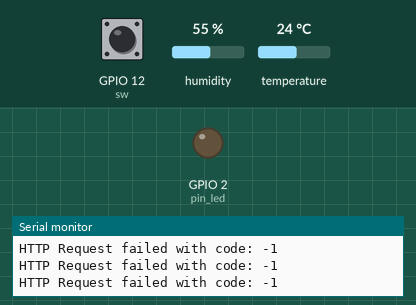
This sketch was run on a simulated ESP8266 (NodeMCU). Parts: output pins drawn as LEDs (lit = HIGH), the last lines printed to the serial monitor. Dashed ring = blinking. The inputs (shaded band) are chosen by the test bench; at power-on: GPIO 12 (sw) HIGH, humidity 55 %, temperature 24 °C. WiFi joins after 1.5 s; servers stay silent unless stated.

Above: at 2.7 s.
2.8 s: GPIO 12 (sw) pulled LOW for 3.2 s
At 3.6 s:
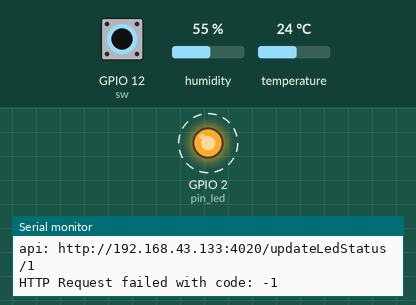
7.5 s: GPIO 12 (sw) pulled LOW for 0.25 s
At 8.1 s:
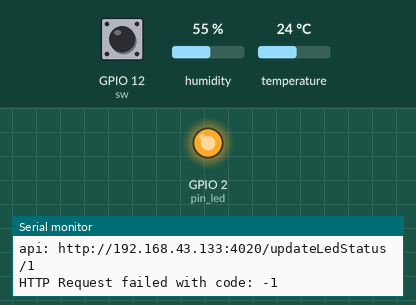
11.5 s: GPIO 12 (sw) pulled LOW for 1 s
At 13.0 s:
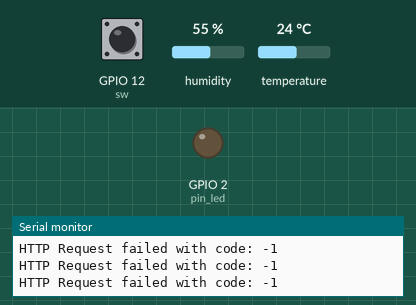
Timing chart, 0 to 14.5 s (numbered marks = the images above; inputs shaded):
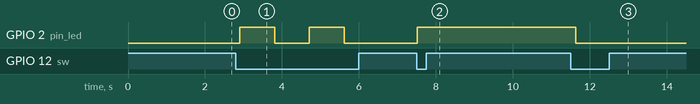

The sketch:

Lab9SendDataToAPI.ino
```cpp
#include <ESP8266WiFi.h>
#include <ESP8266WebServer.h>
#include <ESP8266HTTPClient.h>
#include <ArduinoJson.h>

#include <iostream>
#include <string.h>
#include <string>

#include "DHT.h"
#define DHTPIN 13
#define DHTTYPE DHT22
DHT dht(DHTPIN, DHTTYPE);

ESP8266WebServer server;
uint8_t pin_led = 2;
char* ssid = "OnlyMyKPK";
char* password = "00000000";
int sw = 12;
int status_led;
char* host = "192.168.43.133";
WiFiClient client;
HTTPClient http;
int apiPort = 4020;
void setup()
{
  pinMode(pin_led, OUTPUT);
  pinMode(sw, INPUT);
  WiFi.begin(ssid, password);
  Serial.begin(115200);
  while (WiFi.status() != WL_CONNECTED)
  {
    Serial.print(".");
    delay(500);
  }
  Serial.println("");
  Serial.print("IP Address: ");
  Serial.println(WiFi.localIP());

  server.begin();
  dht.begin();

}

unsigned long interval = 10000; // 10 minutes in milliseconds
unsigned long previousMillis = 0;

void loop(){
  unsigned long currentMillis = millis();
  if (currentMillis - previousMillis >= interval) {
    previousMillis = currentMillis;
    API_InsertDHTData();
    Serial.println(" IN IN ");
  }

  API_getLedStatus();
  if (digitalRead(sw) == 0) {
    toggleLED();
    delay(500);
  }
  server.handleClient();
}

void API_getLedStatus(){
  String api = "http://"+String(host)+":"+String(apiPort)+"/ledStatus";
  http.begin(client, api.c_str());
  int httpResponseCode = http.GET();

  if (httpResponseCode == 200) {
    StaticJsonDocument<200> doc;
    DeserializationError error = deserializeJson(doc, http.getString());
    if (!error) {
      int led_id = doc["data"]["MiniProject_Iot_Led_Id"];
      int led_status = doc["data"]["MiniProject_Iot_Led_Status"];
//      Serial.println("Led ID: " + String(led_id));
//      Serial.println("Led Status: " + String(led_status));
//      digitalWrite(pin_led,int(led_status));
    } else {
      Serial.println("Deserialization failed: " + String(error.c_str()));
    }
  } else {
    Serial.println("HTTP Request failed with code: " + String(httpResponseCode));
  }

  http.end();
}

void toggleLED(){
  digitalWrite(pin_led, !digitalRead(pin_led));
  API_UpdateLedStatus(String(digitalRead(pin_led)));
}


void API_UpdateLedStatus(String ledStatus){
  Serial.println("state: " + String(ledStatus));

  String api = "http://" +String(host)+ ":" +String(apiPort)+ "/updateLedStatus/" + String(ledStatus);

  Serial.println("api: " + String(api));
  http.begin(client, api.c_str());
  int httpResponseCode = http.GET();

  if (httpResponseCode == 200) {
    StaticJsonDocument<200> doc;
    DeserializationError error = deserializeJson(doc, http.getString());
    if (!error) {
      String msg = doc["msg"];
      Serial.println("Message: " + msg);
      int state = ledStatus.toInt();
      digitalWrite(pin_led,state);
    } else {;
      Serial.println("Deserialization failed: " + String(error.c_str()));
    }
  } else {
    Serial.println("HTTP Request failed with code: " + String(httpResponseCode));
  }

  http.end();
}

void API_InsertDHTData(){
  float h = dht.readHumidity();
  float t = dht.readTemperature();
  Serial.println("temperature: " + String(t));
  Serial.println("humidity: " + String(h));

  String api = "http://" +String(host)+ ":" +String(apiPort)+ "/updateTemp/" + String(t) +"/"+String(h);

  Serial.println("api: " + String(api));
  http.begin(client, api.c_str());
  int httpResponseCode = http.GET();

  if (httpResponseCode == 200) {
    StaticJsonDocument<200> doc;
    DeserializationError error = deserializeJson(doc, http.getString());
    if (!error) {
      String msg = doc["msg"];
      Serial.println("Message: " + msg);
    } else {;
      Serial.println("Deserialization failed: " + String(error.c_str()));
    }
  } else {
    Serial.println("HTTP Request failed with code: " + String(httpResponseCode));
  }

  http.end();
}
```

Measured:
- after the input at 2.8 s, GPIO 2 (pin_led): alternates HIGH for 0.90 s and LOW for 0.90 s, 4 changes in all, then stays LOW, starting after 0.11 s
- after the input at 7.5 s, GPIO 2 (pin_led): LOW → HIGH at once
- after the input at 11.5 s, GPIO 2 (pin_led): HIGH → LOW after 0.14 s
